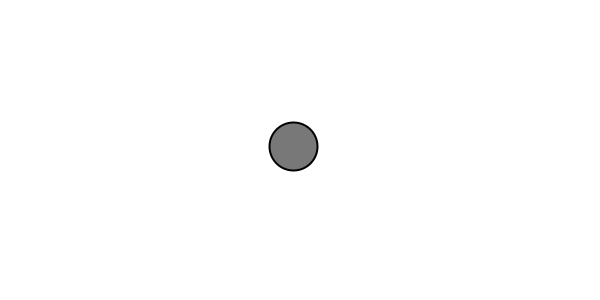
Frame 1 (no input)
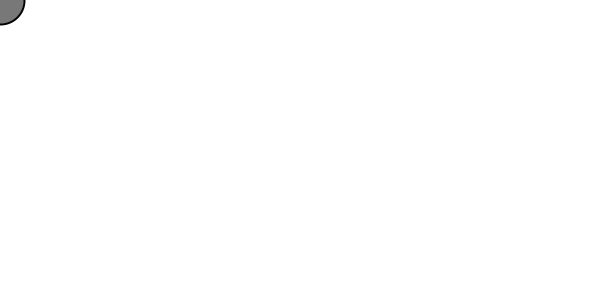
Frame 60 (the mouse pressed at the canvas centre just before this capture)
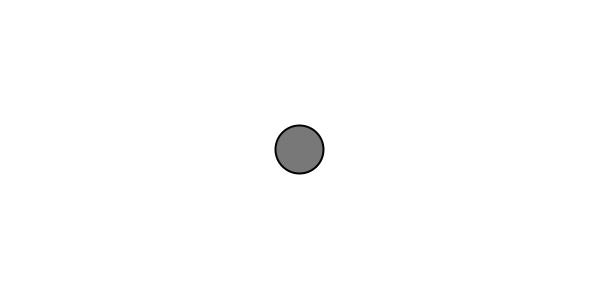
Frame 120 (the mouse held since frame 60 and released just before this capture)

The Processing sketch that drew these frames (run headless with seeded random() and noise(); from frame 60 on, the mouse is pressed at the canvas centre):

// Processing sketch: moverMod2simplV
// ── moverMod2simplV.pde
// mod from 1-11 to improve tracking

// a Mover object, declare here so both can use ?
Mover mover;

void setup() 
{
  size(600,300);
  mover = new Mover();  // make one
}

void draw() 
{
  background(255);  // clear every loop
  // Update the location
  mover.update();
  // Display the Mover
  mover.display(); 
}


// ── Mover.pde
/* mod from NOC 1-11 to track smoother, stop when there; this simplifies by
 making veloc vect = mouse - mover, so it starts fast, slows to 0 when it gets there
*/
class Mover 
{

  // The Mover tracks location, velocity, and acceleration in these vars
  PVector location;
  PVector velocity;
  PVector accel;
  // The Mover's maximum speed
  float topspeed;
  
     // constructor takes no args
  Mover() 
  {
    // Start in the center
    location = new PVector(width/2,height/2);
    velocity = new PVector(0,0);
    topspeed = 7; // i guess this means 7 px / draw loop
  }
      // methods convert vars to a drawable obj which tracks mouse Loc then draw it
  void update() 
  {
    
    // Compute a vector that points from location to mouse
    PVector mouse = new PVector(mouseX,mouseY);
    PVector accel = PVector.sub(mouse,location);
    
//    // to damp any motion if close to mouseLoc, prev way using accel
//    if (accel.mag() > 15)  
//        {
//        // Set magnitude of acceleration
//        //accel.setMag(0.2);
//        accel.normalize();  // I think this takes out effect of distance on amt of accel
//              // leaving just direction; then mult by # or factor that varies w/ distance
//        //accel.mult(0.5);  // oscillates & orbits w/ any fixed mult
//        accel.mult(15/accel.mag());  // incr multiplier when close, reduces oscill
//        }            // but doesn't stop it
//      else {  // or make veloc ~ distance (accel), goes to 0 when there
//           //accel.normalize();
//          //PVector p = PVector.div(velocity,-2);  sort of works, still oscill
//           //accel.mult(p.mag());  // .mag returns float, should work
//           velocity.set(accel.get()); // drops veloc as it gets nearer 
//           accel.set(0,0); // so it doesn't change veloc below, stops oscill @ rest
//      }
           
    // much more effective: velocity ~ to acceleration vs. accel adding to it
    // velocity.set(accel); // tracks perfectly, no oscill
    velocity.set(PVector.div(accel,2)); //must use static meth to get this value
    // Limit the velocity by topspeed
    velocity.limit(topspeed);
    // Location changes by velocity
    location.add(velocity);
  }

  void display() 
  {
    stroke(0);
    strokeWeight(2);
    fill(120);
    ellipse(location.x,location.y,48,48);
  }  // end display

}  // end class
